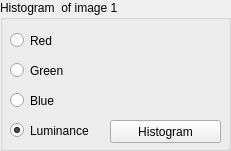
   <widget class="QGroupBox" name="groupBoxHistogram">
    <property name="geometry">
     <rect>
      <x>530</x>
      <y>690</y>
      <width>231</width>
      <height>151</height>
     </rect>
    </property>
    <property name="title">
     <string>Histogram  of image 1</string>
    </property>
    <widget class="QRadioButton" name="radioButtonRed">
     <property name="geometry">
      <rect>
       <x>10</x>
       <y>30</y>
       <width>91</width>
       <height>21</height>
      </rect>
     </property>
     <property name="text">
      <string>Red</string>
     </property>
    </widget>
    <widget class="QRadioButton" name="radioButtonGreen">
     <property name="geometry">
      <rect>
       <x>10</x>
       <y>60</y>
       <width>91</width>
       <height>21</height>
      </rect>
     </property>
     <property name="text">
      <string>Green</string>
     </property>
    </widget>
    <widget class="QRadioButton" name="radioButtonBlue">
     <property name="geometry">
      <rect>
       <x>10</x>
       <y>90</y>
       <width>91</width>
       <height>21</height>
      </rect>
     </property>
     <property name="text">
      <string>Blue</string>
     </property>
    </widget>
    <widget class="QRadioButton" name="radioButtonLuminance">
     <property name="geometry">
      <rect>
       <x>10</x>
       <y>120</y>
       <width>91</width>
       <height>21</height>
      </rect>
     </property>
     <property name="text">
      <string>Luminance</string>
     </property>
     <property name="checked">
      <bool>true</bool>
     </property>
    </widget>
    <widget class="QPushButton" name="pushButtonHistogram">
     <property name="geometry">
      <rect>
       <x>110</x>
       <y>120</y>
       <width>111</width>
       <height>23</height>
      </rect>
     </property>
     <property name="toolTip">
      <string>&lt;html&gt;&lt;head/&gt;&lt;body&gt;&lt;p&gt;Displays the histogram of the image&lt;/p&gt;&lt;/body&gt;&lt;/html&gt;</string>
     </property>
     <property name="text">
      <string>Histogram</string>
     </property>
    </widget>
   </widget>
